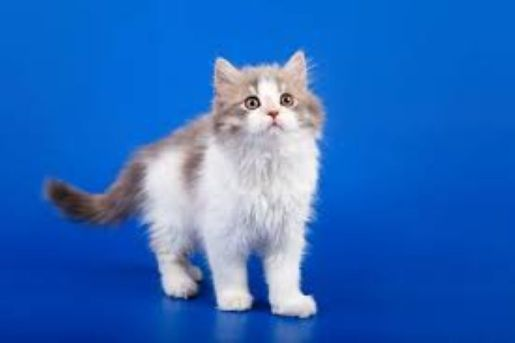
#> input picture data/cat.jpg, 515 x 343 px, found by its file name
$ python 0504.py
#> lines starting #> are read from the running program, lines starting #| are printed output that depends on the picture
# 0504.py
import cv2
import numpy as np
from   matplotlib import pyplot as plt

src = cv2.imread('./data/cat.jpg', cv2.IMREAD_GRAYSCALE)
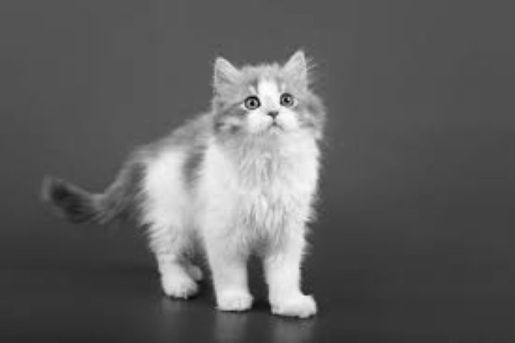
#> src: shape (343, 515); min 8, max 255, mean 96.3

hist1 = cv2.calcHist(images=[src], channels=[0], mask=None,
                    histSize=[32], ranges=[0, 256])
#> hist1 = 32 values, max 46072 at index 10, min 0 at index 0, mean 5520.2

hist2 = cv2.calcHist(images=[src], channels=[0], mask=None,
                    histSize=[256], ranges=[0, 256])
#> hist2 = 256 values, max 8988 at index 82, min 0 at index 0, mean 690
#1
hist1 = hist1.flatten()
hist2 = hist2.flatten()

#2
plt.title('hist1: binX = np.arange(32)')
plt.plot(hist1, color='r')
binX = np.arange(32)

plt.bar(binX, hist1, width=1, color='b')
plt.show()
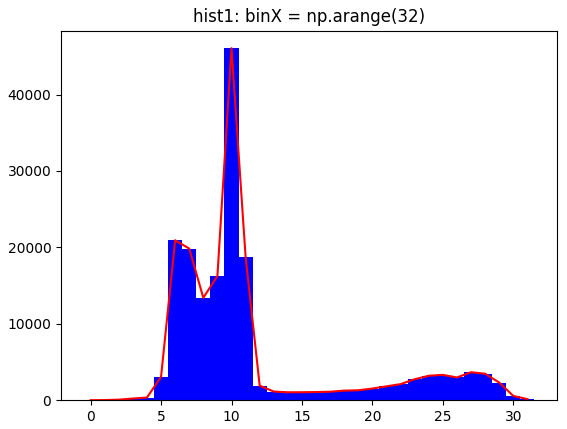
#> figure drawn by matplotlib, 1 panel; tallest bar 46072 high, from x = 9.5 to 10.5; curve peaks at x = 10, y = 46072

#3
plt.title('hist1: binX = np.arange(32)*8')
binX = np.arange(32)*8
plt.plot(binX, hist1, color='r')
plt.bar(binX, hist1, width=8, color='b')
plt.show()
#> figure, not shown here; tallest bar 46072 high, from x = 76 to 84; curve peaks at x = 80, y = 46072

#4
plt.title('hist2: binX = np.arange(256)')
plt.plot(hist2, color='r')
binX = np.arange(256)
plt.bar(binX, hist2, width=1, color='b')
plt.show()
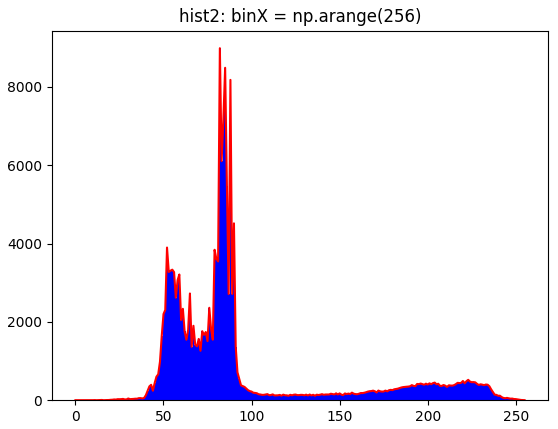
#> figure drawn by matplotlib, 1 panel; tallest bar 8988 high, from x = 81.5 to 82.5; curve peaks at x = 82, y = 8988

$ run again, with data/1209.jpg copied over data/cat.jpg
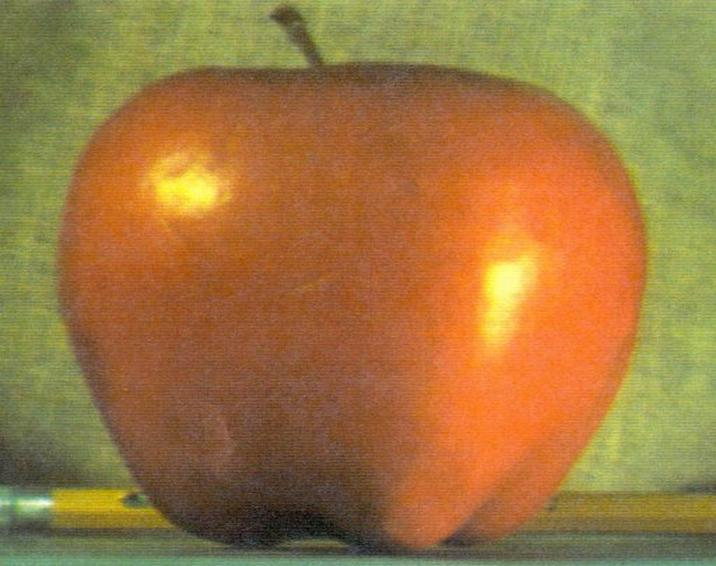
#> input picture data/1209.jpg, 716 x 566 px, found by its file name
#> `src = cv2.imread('./data/cat.jpg', cv2.IMREAD_GRAYSCALE)`:
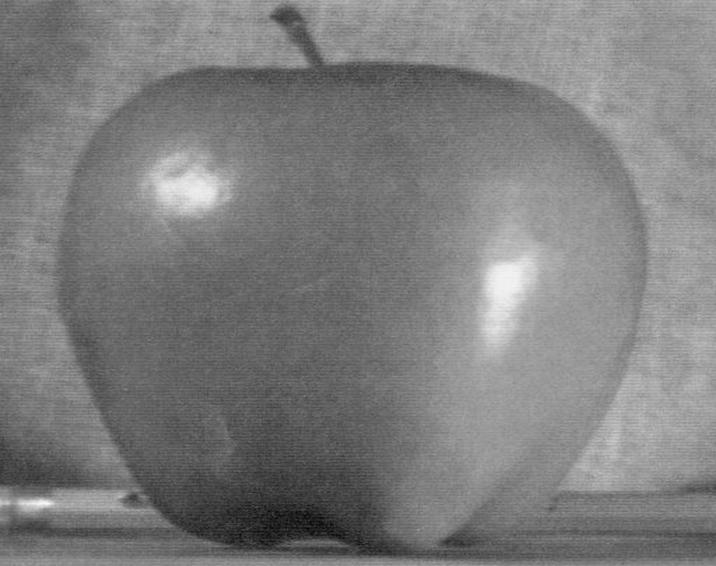
#> src: shape (566, 716); min 2, max 249, mean 125.2
#> hist1 = 32 values, max 45941 at index 13, min 3 at index 0, mean 12664.2
#> hist2 = 256 values, max 6101 at index 151, min 0 at index 0, mean 1583
#> `plt.show()`:
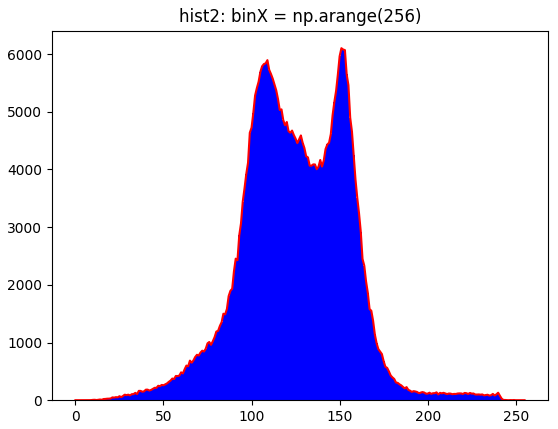
#> figure drawn by matplotlib, 1 panel; tallest bar 6101 high, from x = 150.5 to 151.5; curve peaks at x = 151, y = 6101
